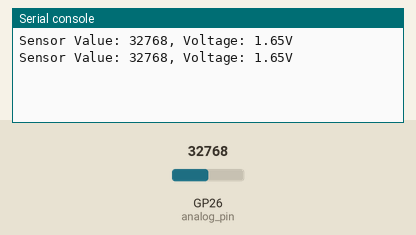
Bench run of a program on a simulated Raspberry Pi Pico running MicroPython. On the bench: the last lines printed to the serial console. The inputs (shaded band) are chosen by the test bench; at power-on: GP26 (analog_pin) = 32768 (analog values on the 0–65535 scale).

Above: at 1.2 s.
1.3 s: GP26 (analog_pin) set to 45874
At 2.5 s:
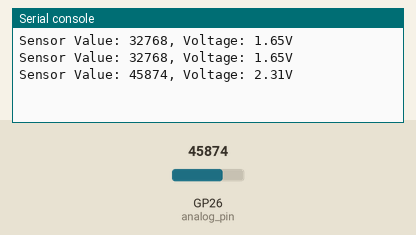
2.8 s: GP26 (analog_pin) set to 57670
At 3.8 s:
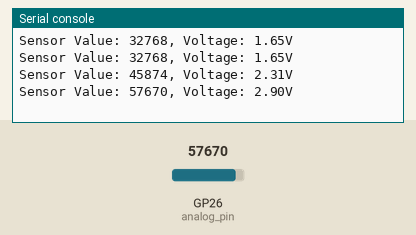
Timing chart, 0 to 5.8 s (numbered marks = the images above; inputs shaded):
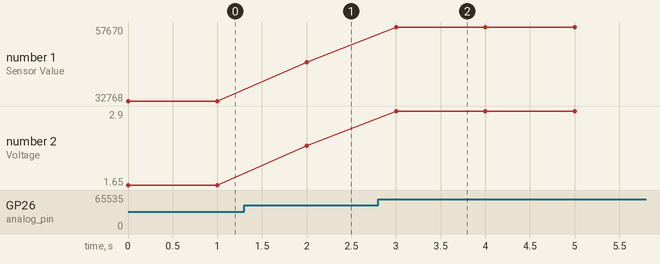

Measured:
- after the input at 1.3 s, the serial console: prints a new line after 0.70 s (image 1)
- after the input at 2.8 s, the serial console: prints a new line after 0.20 s (image 2)
- plotted number 1: 32768 → 45874 after the input at 1.3 s, 45874 → 57670 after the input at 2.8 s
- plotted number 2: 1.65 → 2.31 after the input at 1.3 s, 2.31 → 2.9 after the input at 2.8 s

The program:

reading_Analog_Sensor.py
```python
import machine
import utime

# Define the analog pin
analog_pin = machine.ADC(26)

while True:
    sensor_value = analog_pin.read_u16()  # Read the analog sensor value
    voltage = (sensor_value / 65535) * 3.3  # Convert to voltage (assuming 3.3V reference)
    print(f"Sensor Value: {sensor_value}, Voltage: {voltage:.2f}V")
    utime.sleep(1)
```
